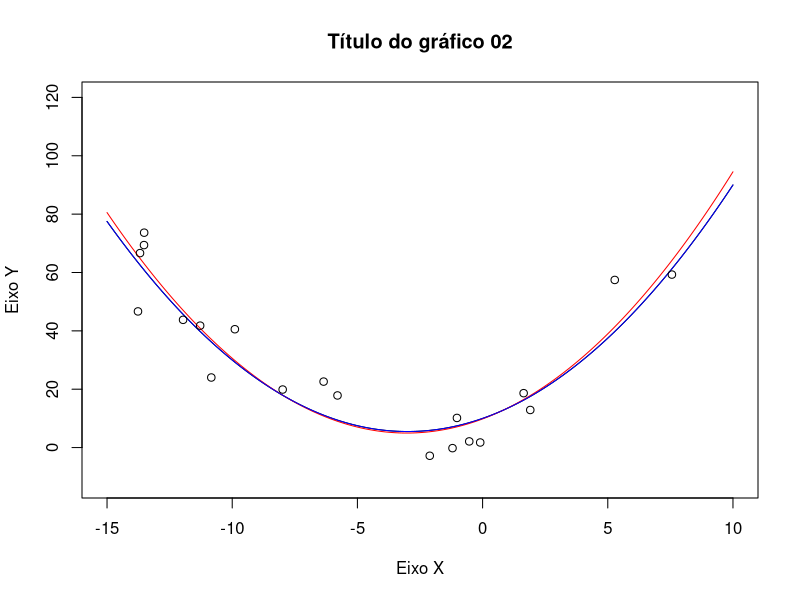

Recreate this plot in R.
# função geradora fg(x) = 0.5x^2 + 3x
# saida esperada fg(x) + ruido gaussiano

rm(list = ls())
dev.off()

library("corpcor")

fgx <- function(xin) {
    (0.5 * xin^2) + (3 * xin) + 10
}

X <- runif(n = 20, min = -15, max = 10) # entrada
Y <- fgx(X) + 10 * rnorm(length(X)) # saida esperada do sistema

H <- cbind(X^2, X^1, X^0)
w <- pseudoinverse(H) %*% Y
print(w)

xgrid <- seq(-15, 10, 0.1)
ygrid <- ((0.5 * xgrid^2) + (3 * xgrid) + 10)

Hgrid <- cbind(xgrid^2, xgrid, 1)
yhatgrid <- Hgrid %*% w

plot(
    xgrid,
    ygrid,
    type = "l",
    col = "black",
    main = "Título do gráfico 02",
    xlab = "Eixo X",
    ylab = "Eixo Y",
    ylim = c(-12, 120),
)
lines(xgrid, yhatgrid, col = "red")
lines(xgrid, ygrid, col = "blue")
points(X, Y, col = "black")
